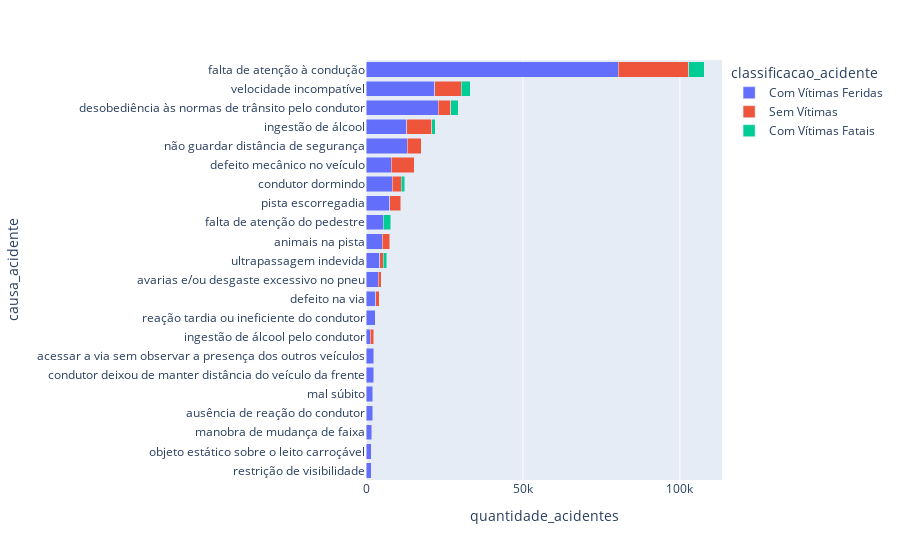

Write notebook code for a chart like this one.
### Code cell
acidentes_por_causa = acidentes_por_causa[acidentes_por_causa['quantidade_acidentes'] > 1000]
fig = px.bar(acidentes_por_causa.query('causa_acidente != "outras"'), x="quantidade_acidentes", y="causa_acidente",
             orientation='h', color="classificacao_acidente",barmode = 'stack')
fig.update_layout(yaxis={'categoryorder':'total ascending'})
fig.show()

### Figure 1 — Plotly figure (JSON) as saved in the notebook; plotly's stock layout.template omitted (floating-point values rounded to 4 significant figures)
{"data": [{"alignmentgroup": "True", "hovertemplate": "classificacao_acidente=Com Vítimas Feridas<br>quantidade_acidentes=%{x}<br>causa_acidente=%{y}<extra></extra>", "legendgroup": "Com Vítimas Feridas", "marker": {"color": "#636efa", "pattern": {"shape": ""}}, "name": "Com Vítimas Feridas", "offsetgroup": "Com Vítimas Feridas", "orientation": "h", "showlegend": true, "textposition": "auto", "type": "bar", "x": [2471, 5139, 2149, 3865, 2413, 8348, 8051, 3151, 22964, 5485, 80318, 13056, 1385, 2213, 1794, 13215, 1688, 7613, 2989, 1644, 4402, 21848], "xaxis": "x", "y": ["acessar a via sem observar a presença dos outros veículos", "animais na pista", "ausência de reação do condutor", "avarias e/ou desgaste excessivo no pneu", "condutor deixou de manter distância do veículo da frente", "condutor dormindo", "defeito mecânico no veículo", "defeito na via", "desobediência às normas de trânsito pelo condutor", "falta de atenção do pedestre", "falta de atenção à condução", "ingestão de álcool", "ingestão de álcool pelo condutor", "mal súbito", "manobra de mudança de faixa", "não guardar distância de segurança", "objeto estático sobre o leito carroçável", "pista escorregadia", "reação tardia ou ineficiente do condutor", "restrição de visibilidade", "ultrapassagem indevida", "velocidade incompatível"], "yaxis": "y"}, {"alignmentgroup": "True", "hovertemplate": "classificacao_acidente=Sem Vítimas<br>quantidade_acidentes=%{x}<br>causa_acidente=%{y}<extra></extra>", "legendgroup": "Sem Vítimas", "marker": {"color": "#EF553B", "pattern": {"shape": ""}}, "name": "Sem Vítimas", "offsetgroup": "Sem Vítimas", "orientation": "h", "showlegend": true, "textposition": "auto", "type": "bar", "x": [2355, 1012, 2908, 7391, 1117, 3967, 22463, 7826, 1090, 4365, 3399, 1061, 8520], "xaxis": "x", "y": ["animais na pista", "avarias e/ou desgaste excessivo no pneu", "condutor dormindo", "defeito mecânico no veículo", "defeito na via", "desobediência às normas de trânsito pelo condutor", "falta de atenção à condução", "ingestão de álcool", "ingestão de álcool pelo condutor", "não guardar distância de segurança", "pista escorregadia", "ultrapassagem indevida", "velocidade incompatível"], "yaxis": "y"}, {"alignmentgroup": "True", "hovertemplate": "classificacao_acidente=Com Vítimas Fatais<br>quantidade_acidentes=%{x}<br>causa_acidente=%{y}<extra></extra>", "legendgroup": "Com Vítimas Fatais", "marker": {"color": "#00cc96", "pattern": {"shape": ""}}, "name": "Com Vítimas Fatais", "offsetgroup": "Com Vítimas Fatais", "orientation": "h", "showlegend": true, "textposition": "auto", "type": "bar", "x": [1040, 2377, 2394, 4958, 1255, 1122, 2853], "xaxis": "x", "y": ["condutor dormindo", "desobediência às normas de trânsito pelo condutor", "falta de atenção do pedestre", "falta de atenção à condução", "ingestão de álcool", "ultrapassagem indevida", "velocidade incompatível"], "yaxis": "y"}], "layout": {"barmode": "stack", "legend": {"title": {"text": "classificacao_acidente"}, "tracegroupgap": 0}, "margin": {"t": 60}, "xaxis": {"anchor": "y", "domain": [0, 1], "title": {"text": "quantidade_acidentes"}}, "yaxis": {"anchor": "x", "categoryorder": "total ascending", "domain": [0, 1], "title": {"text": "causa_acidente"}}}}
